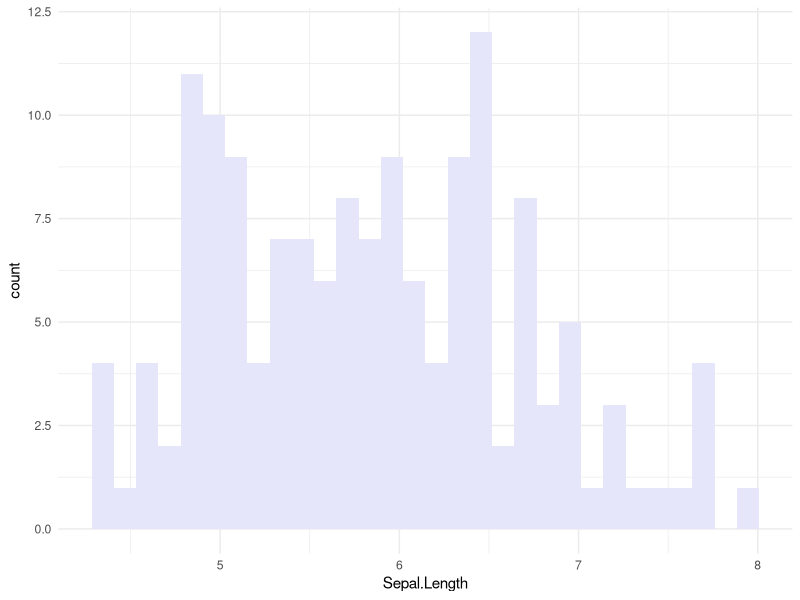

R code for this plot:
## ---- chunk 1
knitr::opts_chunk$set(echo = TRUE)
## ---- chunk 2
col <- colors()
colors()
## ---- chunk 3
library(tidyverse)
ggplot(iris, aes(x=Sepal.Length)) +
  geom_histogram(fill=col[387]) +
  theme_minimal()
